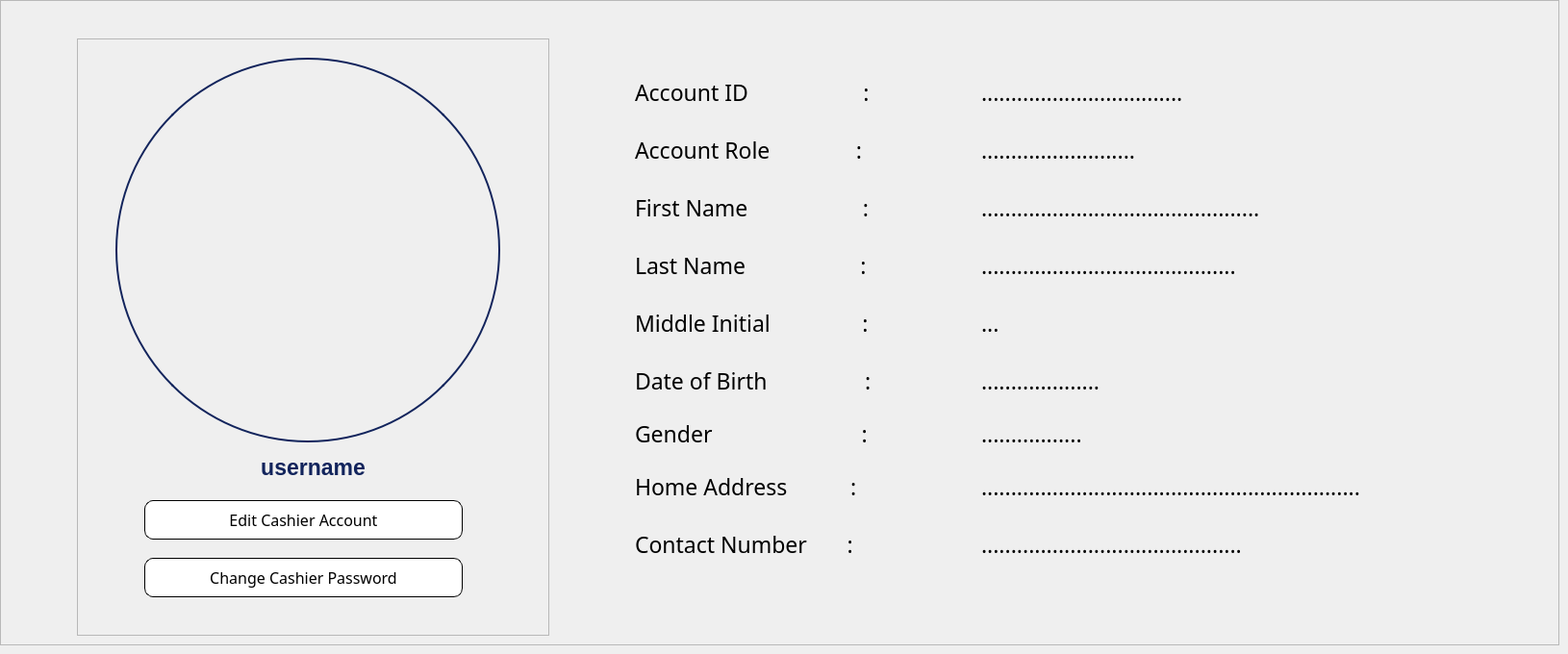
        <widget class="QWidget" name="VIEW_CASHIER_ACCOUNT">
         <widget class="QFrame" name="frame_28">
          <property name="geometry">
           <rect>
            <x>0</x>
            <y>0</y>
            <width>1621</width>
            <height>671</height>
           </rect>
          </property>
          <property name="frameShape">
           <enum>QFrame::StyledPanel</enum>
          </property>
          <property name="frameShadow">
           <enum>QFrame::Raised</enum>
          </property>
          <widget class="QFrame" name="frame_31">
           <property name="geometry">
            <rect>
             <x>80</x>
             <y>40</y>
             <width>491</width>
             <height>621</height>
            </rect>
           </property>
           <property name="frameShape">
            <enum>QFrame::StyledPanel</enum>
           </property>
           <property name="frameShadow">
            <enum>QFrame::Raised</enum>
           </property>
           <widget class="QLabel" name="label_uploadUSER_profile_pic_cashier">
            <property name="geometry">
             <rect>
              <x>40</x>
              <y>20</y>
              <width>400</width>
              <height>400</height>
             </rect>
            </property>
            <property name="styleSheet">
             <string notr="true">border-radius: 200px;   /* half of 400 */
border: 2px solid #12245c;  /* optional: blue border */
</string>
            </property>
            <property name="text">
             <string/>
            </property>
            <property name="pixmap">
             <pixmap resource="jj_owner_resources.qrc">:/JJimages/userProfilepicture.png</pixmap>
            </property>
            <property name="scaledContents">
             <bool>true</bool>
            </property>
           </widget>
           <widget class="QPushButton" name="pushButton_EditAccount_cashier">
            <property name="geometry">
             <rect>
              <x>70</x>
              <y>480</y>
              <width>331</width>
              <height>41</height>
             </rect>
            </property>
            <property name="font">
             <font>
              <family>Poppins Medium</family>
              <pointsize>12</pointsize>
             </font>
            </property>
            <property name="styleSheet">
             <string notr="true">/* Default Inactive Buttons */
QPushButton {
color: #000000;
border: 1px solid #000000; 
border-radius: 9px; 
padding: 3px; 
background-color: #ffffff; 
}
/* Hover Effect on Inactive Buttons */
QPushButton:hover {
    background-color:#12245c;
color:white;
font-weight: 500;
}

/* Active Button (Current Page) */
QPushButton#activeButton {
    background-color: #12245c;
    color: white;
font-weight: 500;
}
</string>
            </property>
            <property name="text">
             <string>Edit Cashier Account</string>
            </property>
           </widget>
           <widget class="QLabel" name="label_getUSERNAME_cashier">
            <property name="geometry">
             <rect>
              <x>0</x>
              <y>430</y>
              <width>491</width>
              <height>31</height>
             </rect>
            </property>
            <property name="font">
             <font>
              <pointsize>17</pointsize>
              <weight>75</weight>
              <bold>true</bold>
             </font>
            </property>
            <property name="styleSheet">
             <string notr="true">color: #12245c;</string>
            </property>
            <property name="text">
             <string>username</string>
            </property>
            <property name="alignment">
             <set>Qt::AlignCenter</set>
            </property>
           </widget>
           <widget class="QPushButton" name="pushButton_ChangePassword_cashier">
            <property name="geometry">
             <rect>
              <x>70</x>
              <y>540</y>
              <width>331</width>
              <height>41</height>
             </rect>
            </property>
            <property name="font">
             <font>
              <family>Poppins Medium</family>
              <pointsize>12</pointsize>
             </font>
            </property>
            <property name="styleSheet">
             <string notr="true">/* Default Inactive Buttons */
QPushButton {
color: #000000;
border: 1px solid #000000; 
border-radius: 9px; 
padding: 3px; 
background-color: #ffffff; 
}
/* Hover Effect on Inactive Buttons */
QPushButton:hover {
    background-color:#12245c;
color:white;
font-weight: 500;
}

/* Active Button (Current Page) */
QPushButton#activeButton {
    background-color: #12245c;
    color: white;
font-weight: 500;
}
</string>
            </property>
            <property name="text">
             <string>Change Cashier Password</string>
            </property>
           </widget>
          </widget>
          <widget class="QFrame" name="frame_32">
           <property name="geometry">
            <rect>
             <x>610</x>
             <y>60</y>
             <width>911</width>
             <height>551</height>
            </rect>
           </property>
           <property name="font">
            <font>
             <pointsize>7</pointsize>
            </font>
           </property>
           <property name="styleSheet">
            <string notr="true">background: transparent;</string>
           </property>
           <property name="frameShape">
            <enum>QFrame::StyledPanel</enum>
           </property>
           <property name="frameShadow">
            <enum>QFrame::Raised</enum>
           </property>
           <widget class="QLabel" name="label_3">
            <property name="geometry">
             <rect>
              <x>50</x>
              <y>20</y>
              <width>311</width>
              <height>31</height>
             </rect>
            </property>
            <property name="font">
             <font>
              <family>Poppins Medium</family>
              <pointsize>17</pointsize>
             </font>
            </property>
            <property name="text">
             <string>Account ID                    :</string>
            </property>
           </widget>
           <widget class="QLabel" name="label_66">
            <property name="geometry">
             <rect>
              <x>50</x>
              <y>80</y>
              <width>301</width>
              <height>31</height>
             </rect>
            </property>
            <property name="font">
             <font>
              <family>Poppins Medium</family>
              <pointsize>17</pointsize>
             </font>
            </property>
            <property name="text">
             <string>Account Role               :</string>
            </property>
           </widget>
           <widget class="QLabel" name="label_67">
            <property name="geometry">
             <rect>
              <x>50</x>
              <y>140</y>
              <width>321</width>
              <height>31</height>
             </rect>
            </property>
            <property name="font">
             <font>
              <family>Poppins Medium</family>
              <pointsize>17</pointsize>
             </font>
            </property>
            <property name="text">
             <string>First Name                    :</string>
            </property>
           </widget>
           <widget class="QLabel" name="label_71">
            <property name="geometry">
             <rect>
              <x>50</x>
              <y>200</y>
              <width>301</width>
              <height>31</height>
             </rect>
            </property>
            <property name="font">
             <font>
              <family>Poppins Medium</family>
              <pointsize>17</pointsize>
             </font>
            </property>
            <property name="text">
             <string>Last Name                    :</string>
            </property>
           </widget>
           <widget class="QLabel" name="label_72">
            <property name="geometry">
             <rect>
              <x>50</x>
              <y>250</y>
              <width>321</width>
              <height>51</height>
             </rect>
            </property>
            <property name="font">
             <font>
              <family>Poppins Medium</family>
              <pointsize>17</pointsize>
             </font>
            </property>
            <property name="text">
             <string>Middle Initial                :</string>
            </property>
           </widget>
           <widget class="QLabel" name="label_73">
            <property name="geometry">
             <rect>
              <x>50</x>
              <y>310</y>
              <width>311</width>
              <height>51</height>
             </rect>
            </property>
            <property name="font">
             <font>
              <family>Poppins Medium</family>
              <pointsize>17</pointsize>
             </font>
            </property>
            <property name="text">
             <string>Date of Birth                 :</string>
            </property>
           </widget>
           <widget class="QLabel" name="label_74">
            <property name="geometry">
             <rect>
              <x>50</x>
              <y>370</y>
              <width>311</width>
              <height>41</height>
             </rect>
            </property>
            <property name="font">
             <font>
              <family>Poppins Medium</family>
              <pointsize>17</pointsize>
             </font>
            </property>
            <property name="text">
             <string>Gender                          :</string>
            </property>
           </widget>
           <widget class="QLabel" name="label_75">
            <property name="geometry">
             <rect>
              <x>50</x>
              <y>410</y>
              <width>311</width>
              <height>71</height>
             </rect>
            </property>
            <property name="font">
             <font>
              <family>Poppins Medium</family>
              <pointsize>17</pointsize>
             </font>
            </property>
            <property name="text">
             <string>Home Address           :</string>
            </property>
           </widget>
           <widget class="QLabel" name="label_76">
            <property name="geometry">
             <rect>
              <x>50</x>
              <y>460</y>
              <width>321</width>
              <height>91</height>
             </rect>
            </property>
            <property name="font">
             <font>
              <family>Poppins Medium</family>
              <pointsize>17</pointsize>
             </font>
            </property>
            <property name="text">
             <string>Contact Number       :</string>
            </property>
           </widget>
           <widget class="QLabel" name="label_storeAccount_ID_cashier">
            <property name="geometry">
             <rect>
              <x>410</x>
              <y>20</y>
              <width>451</width>
              <height>31</height>
             </rect>
            </property>
            <property name="font">
             <font>
              <family>Poppins Medium</family>
              <pointsize>17</pointsize>
             </font>
            </property>
            <property name="text">
             <string>..................................</string>
            </property>
           </widget>
           <widget class="QLabel" name="label_storeAccount_Role_cashier">
            <property name="geometry">
             <rect>
              <x>410</x>
              <y>80</y>
              <width>321</width>
              <height>31</height>
             </rect>
            </property>
            <property name="font">
             <font>
              <family>Poppins Medium</family>
              <pointsize>17</pointsize>
             </font>
            </property>
            <property name="text">
             <string>..........................</string>
            </property>
           </widget>
           <widget class="QLabel" name="label_storeFirst_Name_cashier">
            <property name="geometry">
             <rect>
              <x>410</x>
              <y>140</y>
              <width>321</width>
              <height>31</height>
             </rect>
            </property>
            <property name="font">
             <font>
              <family>Poppins Medium</family>
              <pointsize>17</pointsize>
             </font>
            </property>
            <property name="text">
             <string>...............................................</string>
            </property>
           </widget>
           <widget class="QLabel" name="label_storeLast_Name_cashier">
            <property name="geometry">
             <rect>
              <x>410</x>
              <y>200</y>
              <width>311</width>
              <height>31</height>
             </rect>
            </property>
            <property name="font">
             <font>
              <family>Poppins Medium</family>
              <pointsize>17</pointsize>
             </font>
            </property>
            <property name="text">
             <string>...........................................</string>
            </property>
           </widget>
           <widget class="QLabel" name="label_storeMiddle_Initial_cashier">
            <property name="geometry">
             <rect>
              <x>410</x>
              <y>250</y>
              <width>331</width>
              <height>51</height>
             </rect>
            </property>
            <property name="font">
             <font>
              <family>Poppins Medium</family>
              <pointsize>17</pointsize>
             </font>
            </property>
            <property name="text">
             <string>...</string>
            </property>
           </widget>
           <widget class="QLabel" name="label_storeDate_of_Birth_cashier">
            <property name="geometry">
             <rect>
              <x>410</x>
              <y>310</y>
              <width>311</width>
              <height>51</height>
             </rect>
            </property>
            <property name="font">
             <font>
              <family>Poppins Medium</family>
              <pointsize>17</pointsize>
             </font>
            </property>
            <property name="text">
             <string>....................</string>
            </property>
           </widget>
           <widget class="QLabel" name="label_storeGender_cashier">
            <property name="geometry">
             <rect>
              <x>410</x>
              <y>370</y>
              <width>291</width>
              <height>41</height>
             </rect>
            </property>
            <property name="font">
             <font>
              <family>Poppins Medium</family>
              <pointsize>17</pointsize>
             </font>
            </property>
            <property name="text">
             <string>.................</string>
            </property>
           </widget>
           <widget class="QLabel" name="label_storeHome_Address_cashier">
            <property name="geometry">
             <rect>
              <x>410</x>
              <y>410</y>
              <width>481</width>
              <height>71</height>
             </rect>
            </property>
            <property name="font">
             <font>
              <family>Poppins Medium</family>
              <pointsize>17</pointsize>
             </font>
            </property>
            <property name="text">
             <string>................................................................</string>
            </property>
           </widget>
           <widget class="QLabel" name="label_storeContact_Num_cashier">
            <property name="geometry">
             <rect>
              <x>410</x>
              <y>460</y>
              <width>311</width>
              <height>91</height>
             </rect>
            </property>
            <property name="font">
             <font>
              <family>Poppins Medium</family>
              <pointsize>17</pointsize>
             </font>
            </property>
            <property name="text">
             <string>............................................</string>
            </property>
           </widget>
          </widget>
         </widget>
        </widget>
